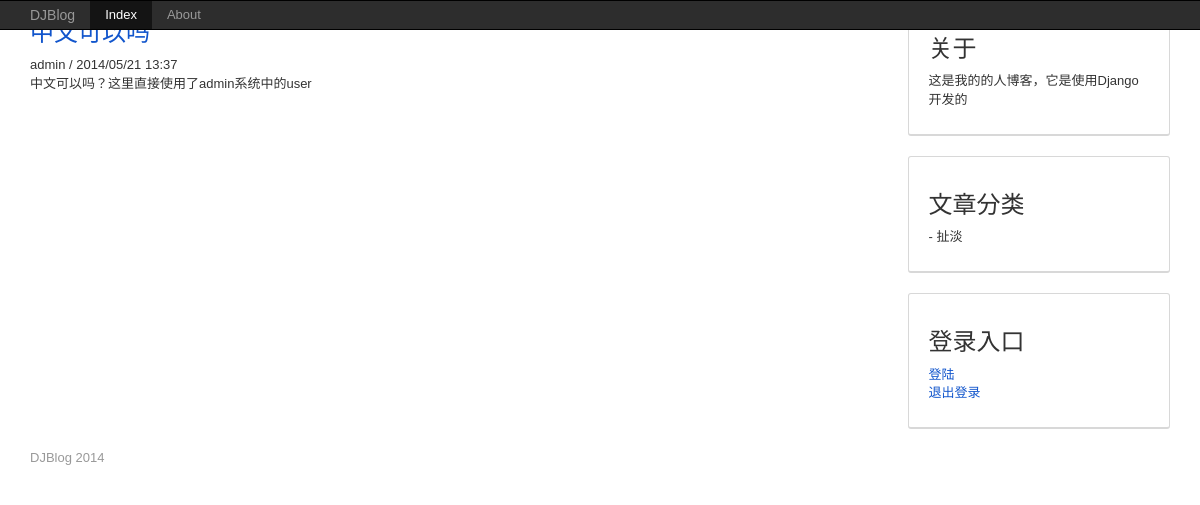
Screenshot of /post/2 with the database file from the repository.
### blog/models.py (models this page shows, shortened)
class Post(models.Model):
    title = models.CharField(u'标题', max_length=128)
    author = models.ForeignKey(User)
    content = models.TextField(u"内容")
    pub_data = models.DateTimeField(auto_now_add=True)
    po_type = models.ForeignKey(Category, verbose_name=u'文章分类', blank=True, null=True)
    class Meta:
        ordering = ['-id']

class Category(models.Model):
    name = models.CharField(u'文章分类', max_length=64)
    class Meta:
        ordering = ['-id']

### blog/views.py (the view)
# urls.py: url(r'^post/(?P<pk>\d+)$', 'blog.views.post', name='post'),
def post(request, pk):
    post = get_object_or_404(Post, pk=pk)
    return render_to_response('blog/post.html',
        {'post': post,
        'categories': categories
        },
        context_instance=RequestContext(request))

### templates/blog/post.html (shortened to what this page needs)
{% extends "base.html" %}
{% block content %}
{% include "blog/_post.html" %}
{% endblock %}
{% block rightside %}
{% include "blog/_side.html" %}
{% endblock %}

### templates/blog/_post.html
<div class="post">
    <h3><a href="{{ post.get_absolute_url }}">{{ post.title }}</a></h3>
    <div class="info">{{ post.author.username }} / {{ post.pub_data|date:"Y/m/d H:i" }}</div>
    <div class="content">{{ post.content }}</div>
</div>

### templates/blog/_side.html
<div class="panel panel-default">
  <div class="panel-body">
    <h3>关于</h3>
    <p>这是我的的人博客，它是使用Django开发的</p>
  </div>
</div>
<div class="panel panel-default">
  <div class="panel-body">
    <h3>文章分类</h3>
    {% if categories %}
    <ul class="list-unstyled">
    {% for c in categories %}
      <li>- {{c.name|safe }}</li>
    {% endfor %}
    </ul>
    {% endif %}
  </div>
</div>
<div class="panel panel-default">
  <div class="panel-body">
    <h3>登录入口</h3>
    <p>
      <a href="/admin">登陆</a><br />
      <a href="/admin/loginout">退出登录</a>
    </p>
  </div>
</div>

### rows the page displays
Post: title "中文可以吗", author.username "admin", pub_data "2014/05/21 13:37", content "中文可以吗？这里直接使用了admin系统中的user"
Category: name "扯淡"
